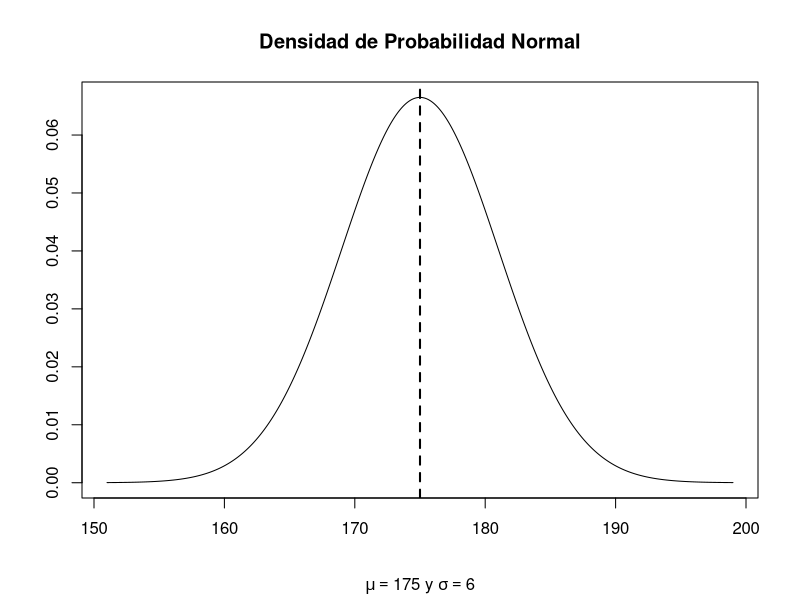
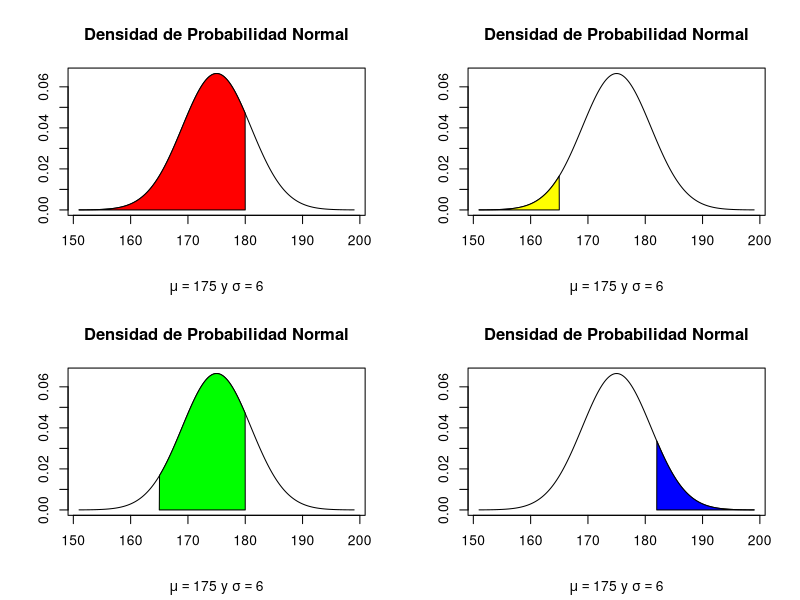
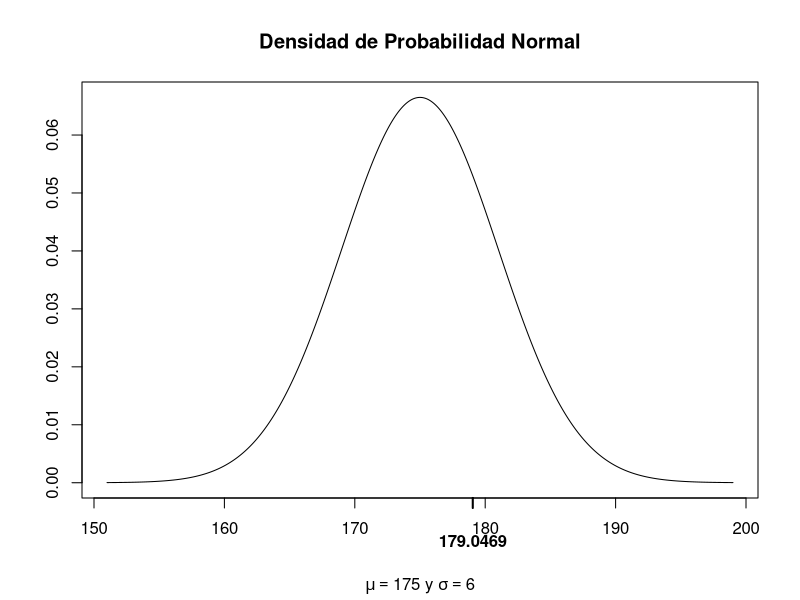
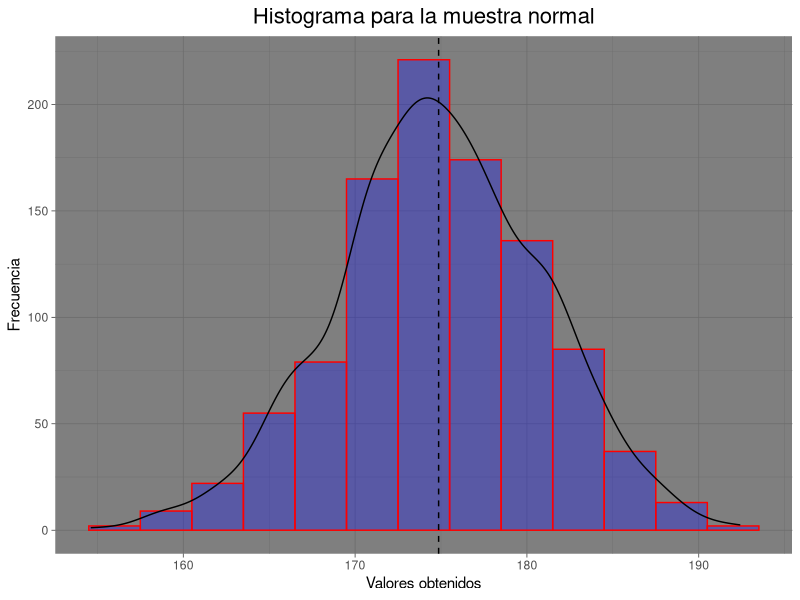
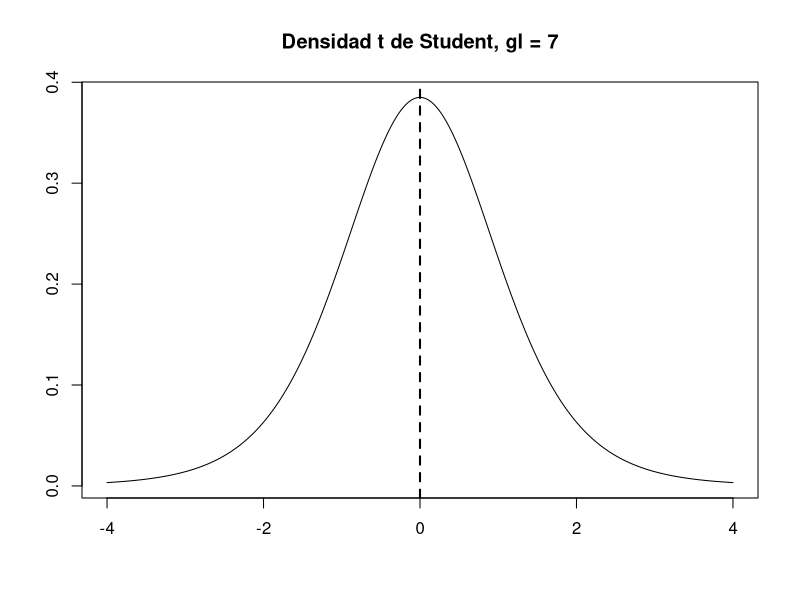
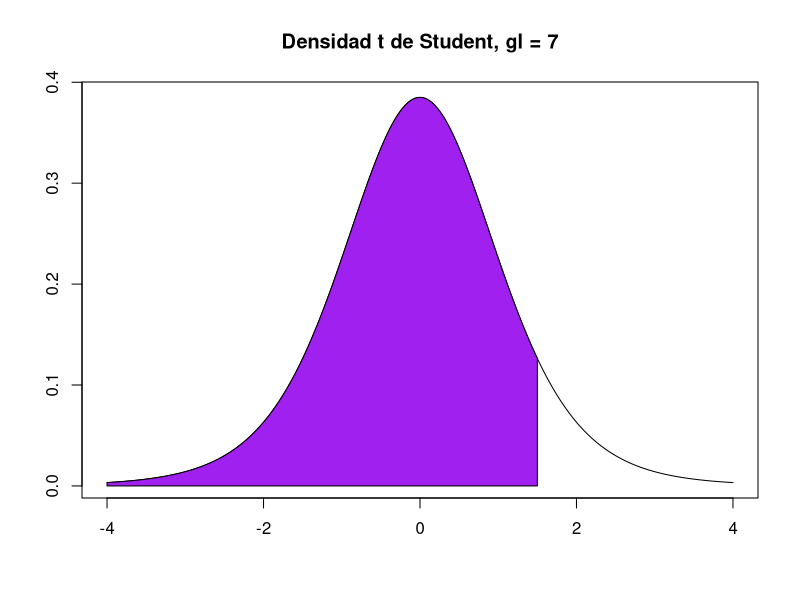
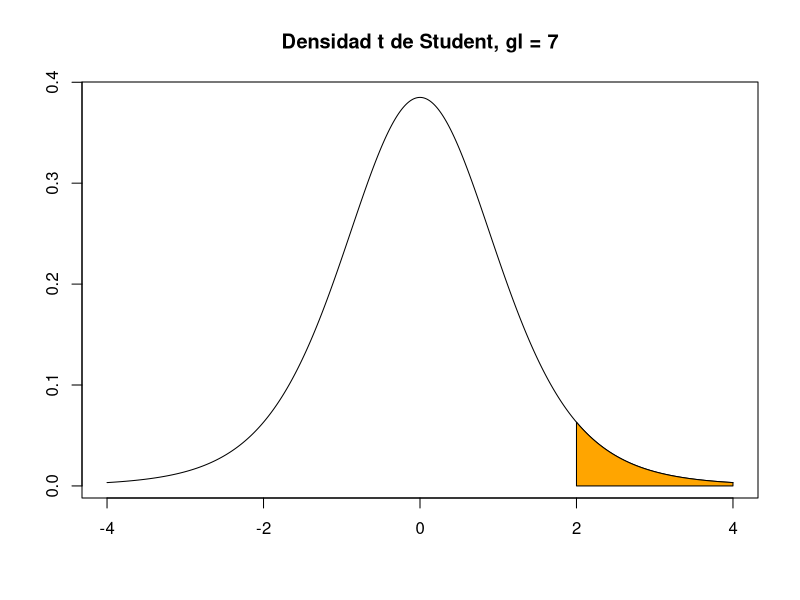
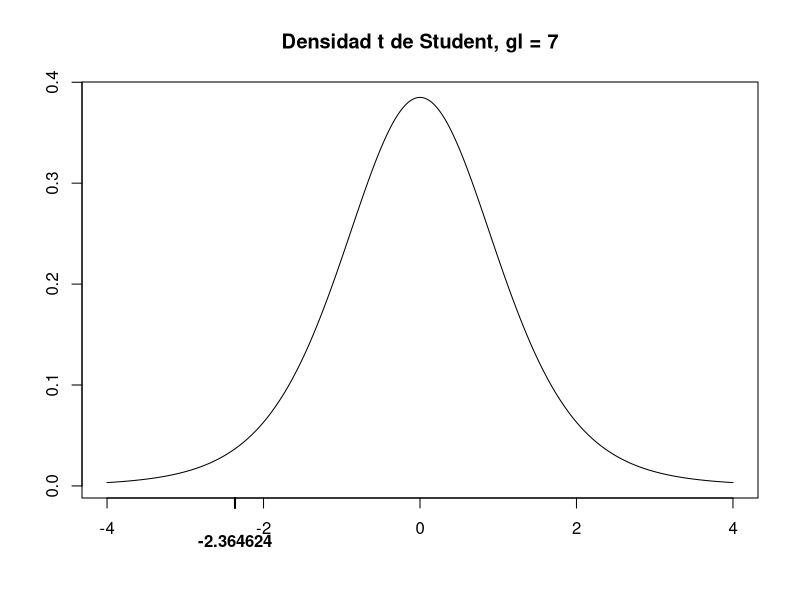

Source code (R) for these figures, in order:
# Distribuciones normal y t de Student

library(ggplot2)

# Distribución normal

# En `R` para calcular valores de las funciones de densidad, distribución 
# o cuantiles de la distribución normal (continua), usamos las funciones dnorm,
# pnorm y  qnorm respectivamente. Para generar muestras aleatorias de esta
# distribución utilizamos la función rnorm.

# Consideremos una variable aleatoria (v.a.) X que se distribuye como normal
# con media 175 y desviación estándar 6 (parámetros mu = 175 y sigma = 6)

#### Función de densidad

x <- seq(-4, 4, 0.01)*6 + 175 # Algunos posibles valores que puede tomar la v.a. X (mínimo: mu-4sigma, máximo: mu+4sigma)
y <- dnorm(x, mean = 175, sd = 6) # Valores correspondientes de la función de densidad de probabilidad

plot(x, y, type = "l", xlab = "", ylab = "")
title(main = "Densidad de Probabilidad Normal", sub = expression(paste(mu == 175, " y ", sigma == 6)))
abline(v = 175, lwd = 2, lty = 2) # La media es 175 

#### Función de distribución

# Para obtener P(X <= 180), es decir, la probabilidad de que X tome un valor
# menor o igual a 180, ejecutamos

pnorm(q = 180, mean = 175, sd = 6)

par(mfrow = c(2, 2))
#par can be used to set or query graphical parameters. Parameters can be set by specifying them as arguments to par in tag = value form, or by passing them as a list of tagged values.
#With the par( ) function, you can include the option mfrow=c(nrows, ncols) to create a matrix of nrows x ncols plots that are filled in by row. mfcol=c(nrows, ncols) fills in the matrix by columns.

# Observemos la región que corresponde a esta probabilidad en la siguiente gráfica en color rojo

plot(x, y, type = "l", xlab = "", ylab = "")
title(main = "Densidad de Probabilidad Normal", sub = expression(paste(mu == 175, " y ", sigma == 6)))

polygon(c(min(x), x[x<=180], 180), c(0, y[x<=180], 0), col="red")

# Para obtener P(X <= 165), es decir, la probabilidad de que X tome un valor
# menor o igual a 165, ejecutamos

pnorm(q = 165, mean = 175, sd = 6)

# Observemos la región que corresponde a esta probabilidad en la siguiente gráfica en color amarillo

plot(x, y, type = "l", xlab = "", ylab = "")
title(main = "Densidad de Probabilidad Normal", sub = expression(paste(mu == 175, " y ", sigma == 6)))

polygon(c(min(x), x[x<=165], 165), c(0, y[x<=165], 0), col="yellow")

# Para obtener P(165 <= X <= 180), es decir, la probabilidad de que X tome un valor
# mayor o igual a 165 y menor o igual a 180, debemos correr

pnorm(q = 180, mean = 175, sd = 6) - pnorm(q = 165, mean = 175, sd = 6)

# Observemos la región que corresponde a esta probabilidad en la siguiente gráfica en color verde

plot(x, y, type = "l", xlab="", ylab="")
title(main = "Densidad de Probabilidad Normal", sub = expression(paste(mu == 175, " y ", sigma == 6)))

polygon(c(165, x[x>=165 & x<=180], 180), c(0, y[x>=165 & x<=180], 0), col="green")

# Para obtener P(X >= 182), es decir, la probabilidad de que X tome un valor
# mayor o igual a 182, una alternativa es 

pnorm(q = 182, mean = 175, sd = 6, lower.tail = FALSE)

# Observemos la región que corresponde a esta probabilidad en la siguiente gráfica en color azul

plot(x, y, type = "l", xlab="", ylab="")
title(main = "Densidad de Probabilidad Normal", sub = expression(paste(mu == 175, " y ", sigma == 6)))

polygon(c(182, x[x>=182], max(x)), c(0, y[x>=182], 0), col="blue")

dev.off() # Para mostrar solo una gráfica

#### Cuantiles

# Para encontrar el número b, tal que P(X <= b) = 0.75, es decir,
# el cuantil de orden 0.75, ejecutamos

(b <- qnorm(p = 0.75, mean = 175, sd = 6)) 

# Comprobamos

pnorm(b, 175, 6)

# El cuantil se encuentra en el eje de medición (eje horizontal)

plot(x, y, type = "l", xlab="", ylab="")
title(main = "Densidad de Probabilidad Normal", sub = expression(paste(mu == 175, " y ", sigma == 6)))

axis(side = 1, at = b, font = 2, padj = 1, lwd = 2)

#### Muestras aleatorias

# Para generar una muestra aleatoria de tamaño n = 1000 de la v.a. X
# corremos la siguiente instrucción

set.seed(7563) # Para poder reproducir la muestra en el futuro
muestra <- rnorm(n = 1000, mean = 175, sd = 6)
length(muestra); mdf <- as.data.frame(muestra)
tail(mdf)

# Observamos que el histograma de la muestra generada tiene forma de campana
# Similar a la densidad de una normal

ggplot(mdf, aes(muestra)) + 
  geom_histogram(colour = 'red', 
                 fill = 'blue',
                 alpha = 0.3, # Intensidad del color fill
                 binwidth = 3) + 
  geom_density(aes(y = 3*..count..))+
  geom_vline(xintercept = mean(mdf$muestra), linetype="dashed", color = "black") + 
  ggtitle('Histograma para la muestra normal') + 
  labs(x = 'Valores obtenidos', y = 'Frecuencia')+
  theme_dark() +
  theme(plot.title = element_text(hjust = 0.5, size = 16))  

# Distribución t de Student

# En `R` para calcular valores de las funciones de densidad, distribución 
# o cuantiles de la distribución t de Student (continua), usamos las funciones dt,
# pt y  qt respectivamente. Para generar muestras aleatorias de esta
# distribución utilizamos la función rt.

# Consideremos una variable aleatoria (v.a.) T que se distribuye como t
# de Student con 7 grados de libertad (gl) (parámetro gl = 7)

#### Función de densidad

x <- seq(-4, 4, 0.01) # Algunos valores que puede tomar la v.a. T con 7 gl
y <- dt(x, df = 7) # Valores correspondientes de la densidad t de Student con 7 gl
plot(x, y, type = "l", main = "Densidad t de Student, gl = 7", xlab="", ylab="")
abline(v = 0, lwd=2, lty=2)

#### Función de distribución

# Para encontrar P(T <= 1.5), ejecutamos la siguiente instrucción

pt(q = 1.5, df = 7)

# Observemos el área que corresponde a esta probabilidad en la siguiente gráfica

plot(x, y, type = "l", main = "Densidad t de Student, gl = 7", xlab="", ylab="")
polygon(c(min(x), x[x<=1.5], 1.5), c(0, y[x<=1.5], 0), col="purple")

# Para encontrar P(T >= 2), ejecutamos

pt(q = 2, df = 7, lower.tail = FALSE)

# Observemos el área que corresponde a esta probabilidad en la siguiente gráfica

plot(x, y, type = "l", main = "Densidad t de Student, gl = 7", xlab="", ylab="")

polygon(c(2, x[x>=2], max(x)), c(0, y[x>=2], 0), col="orange")

#### Cuantiles

# Para encontrar el número d tal que P(T <= d) = 0.025, es decir, 
# el cuantil de orden 0.025, corremos la siguiente instrucción

(d <- qt(p = 0.025, df = 7))

# comprobamos

pt(q = d, df = 7)

# Mostramos el cuantil contrado en el eje de medición (eje horizonta)

plot(x, y, type = "l", main = "Densidad t de Student, gl = 7", xlab="", ylab="")
axis(side = 1, at = d, font = 2, padj = 1, lwd = 2)

#### Muestras aleatorias

# Para generar una muestra aleatoria de tamaño n = 1000 de la v.a. T
# corremos la siguiente instrucción

set.seed(777) # Para poder reproducir la muestra en el futuro
muestra <- rt(n = 1000, df = 7)
length(muestra); mdf <- as.data.frame(muestra)
tail(mdf)

# Observamos que el histograma de la muestra generada tiene forma de campana
# similar a la densidad t de Student

ggplot(mdf, aes(muestra)) + 
  geom_histogram(colour = 'green', 
                 fill = 'orange',
                 alpha = 0.7, # Intensidad del color fill
                 binwidth = 0.5) + 
  geom_density(aes(y = 0.5*..count..))+
  geom_vline(xintercept = mean(mdf$muestra), linetype="dashed", color = "black") + 
  ggtitle('Histograma para la muestra t de Student') + 
  labs(x = 'Valores obtenidos', y = 'Frecuencia')+
  theme_light() +
  theme(plot.title = element_text(hjust = 0.5, size = 16))  

